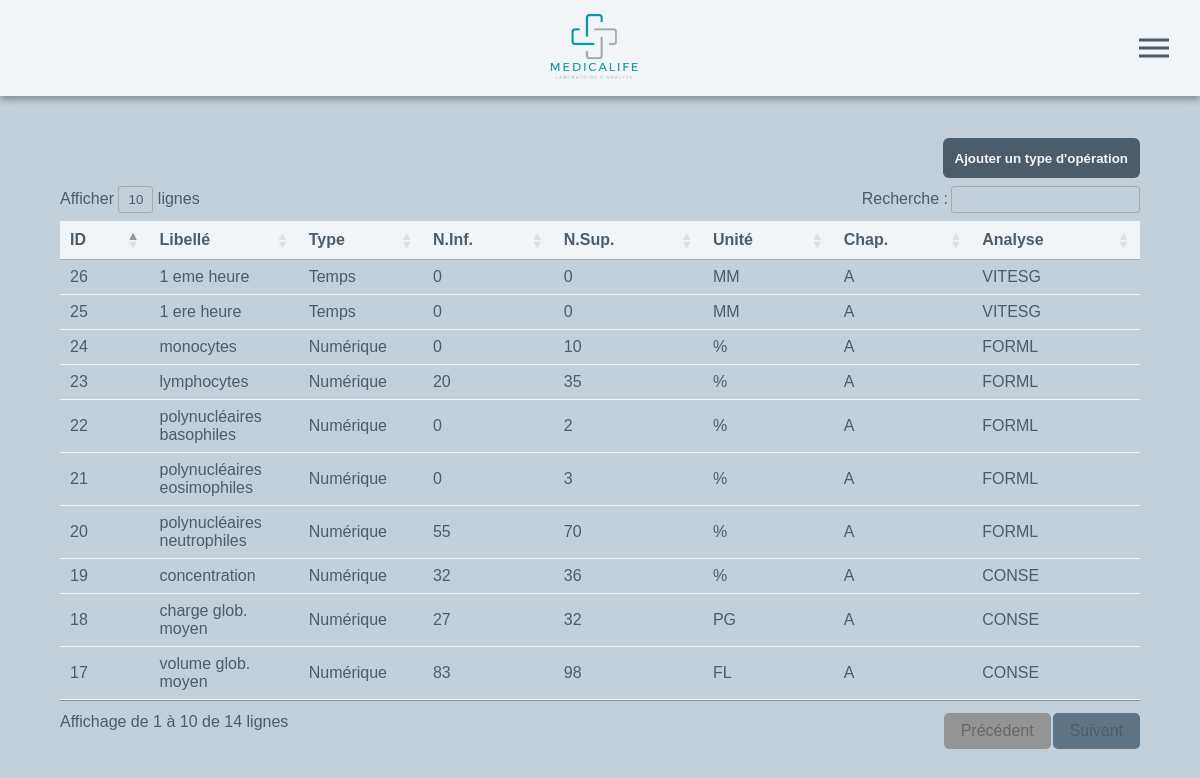
/gestionTypeOperation.php (signed in), run on the app's committed database.
### tables this page shows
CREATE TABLE `operation` (
  `NoOperation` int(11) NOT NULL,
  `LibelleOpe` varchar(50) DEFAULT NULL,
  `TypeResultat` char(10) DEFAULT NULL,
  `NormeInf` decimal(12,2) DEFAULT NULL,
  `NormeSup` decimal(12,2) DEFAULT NULL,
  `Unite` char(10) DEFAULT NULL,
  `Lettre` char(1) NOT NULL,
  `CodeAnalyse` char(10) NOT NULL
);

### Classes/MaBD.php (called while the page is built)
<?php
class MaBD {
   static private $pdo = null;
   static function getInstance(): PDO {
      if (self::$pdo == null) {
         $dsn = "mysql:host=localhost;dbname=chahboum;charset=utf8";
         self::$pdo = new PDO($dsn, "chahboum", "chahboum");
      }
      return self::$pdo;
   }
}

### Classes/DAO.php (called while the page is built, shortened)
<?php
abstract class DAO {
    public function __construct(PDO $connector) { $this->pdo = $connector; }
}

### Classes/OperationDAO.php (called while the page is built, shortened)
<?php
class OperationDAO extends DAO {
    public function getAll(): array {
        $res = array();
        $stmt = $this->pdo->query("SELECT * FROM operation join analyses using(CodeAnalyse)");
        foreach ($stmt->fetchAll(PDO::FETCH_ASSOC) as $row)
            $res[] = new Operation($row['NoOperation'], $row['LibelleOpe'], $row['TypeResultat'], $row['NormeInf'], $row['NormeSup'], $row['Unite'], $row['Lettre'], $row['CodeAnalyse'], $row['LibelleAnalyse']);
        return $res;
    }
}

### function.php (called while the page is built, shortened)
<?php
    function typeResultat($type): string{
        if ($type == "text"){
            return "Texte";
        } elseif ($type == "time"){
            return "Temps";
        } else {
            return "Numérique";
        }
    }

### gestionTypeOperation.php (the view, shortened to what this page needs)
<?php
    $OperationDAO = new OperationDAO(MaBD::getInstance());
?>
<!DOCTYPE html>
<html lang="fr">
<head>
    <link rel="stylesheet" type="text/css" href="Media/css/style.css">
    <link rel="stylesheet" type="text/css" href="Media/css/table.css">
    <link rel="stylesheet" type="text/css" href="Media/css/gestionTypeOperation.css">
</head>
<body>
    <header>
        <section class="sec_logo" onclick="window.location.href='index.php'">
            <img src="Media/img/logo.png" alt="logo">
        </section>
        <div class="hamburger">
            <div class="line1"></div>
            <div class="line2"></div>
            <div class="line3"></div>
        </div>
    </header>
    <main>
        <form action="" method="POST" class="action" id="action">
            <?php if(isset($openSlider)):?>
            <button type="submit" id="button_add" class="sign2">Annuler</button>
            <?php else: ?>
            <button type="submit" id="button_add" name="add_btn" class="sign2">Ajouter un type d'opération</button>
            <?php endif ?>
        </form>
        <div class="all_info_tab">
            <form method="POST" action="" id="table" class="table">
                <table id="example" class="dataTable">
                    <thead>
                        <tr>
                            <th>ID</th>
                            <th>Libellé</th>
                            <th>Type</th>
                            <th>N.Inf.</th>
                            <th>N.Sup.</th>
                            <th>Unité</th>
                            <th>Chap.</th>
                            <th>Analyse</th>
                        </tr>
                    </thead>
                    <tbody>
                        <?php foreach($OperationDAO->getAll() as $operation): ?>
                        <tr id="ligne_<?= $operation->NoOperation ?>" onclick="ouvrirProfile('<?= $operation->NoOperation ?>')">
                            <td data-label=ID><?= $operation->NoOperation ?></td>
                            <td data-label="Libelle de l'Opération"><?= $operation->LibelleOpe ?></td>
                            <td data-label="Type du résultat"><?= typeResultat($operation->TypeResultat) ?></td>
                            <td data-label="Norme inférieure"><?= $operation->NormeInf ?></td>
                            <td data-label="Norme supérieure"><?= $operation->NormeSup ?></td>
                            <td data-label="Unité"><?= $operation->Unite ?></td>
                            <td data-label=Chapitre><?= $operation->Lettre ?></td>
                            <td data-label="Type du analyse"><?= $operation->CodeAnalyse ?></td>
                        </tr>
                        <?php endforeach ?>
                    </tbody>
                </table>
            </form>
        </div>
    </main>
</body>
</html>

### Media/css/style.css (style rules this page uses)
:root { --couleur1: #4b5c6b; --couleur2: #5f7486; --couleur3: #c3cfd9; --couleur4: #f2f5f7; --couleur5: rgb(190, 186, 186); --couleur6: rgb(148, 148, 148); --couleur7: rgba(0, 0, 0, 0.278); --success: rgb(105, 201, 103); --error: rgb(201, 118, 103); --taille-police: 16px; }
* { margin: 0; padding: 0; font-family: Arial, Helvetica, sans-serif; box-sizing: border-box; }
html { height: 100%; }
body { height: 100%; display: block; background-color: var(--couleur3); }
main { height: 88vh; width: 100%; padding: 1% 5vw; display: flex; justify-content: center; flex-direction: column; overflow: auto; gap: 1vh; }
.all_info_tab { height: 84%; display: flex; justify-content: center; align-items: center; }
header { height: 12vh; background-color: var(--couleur4); box-shadow: 0px 4px 6px rgba(0, 0, 0, 0.3); display: flex; justify-content: space-between; padding: 0 2vw; }
.sec_logo { display: flex; align-items: center; justify-content: center; cursor: pointer; }
.sec_logo img { height: 80%; width: auto; margin-right: 1vw; }
.hamburger div { width: 30px; height: 3px; background: var(--couleur1); margin: 5px; transition: all 0.3s ease; }
.hamburger { display: none; position: absolute; margin: 6vh 0; right: 2vw; transition: all 400ms linear; }
.sign2 { display: flex; align-items: center; justify-content: center; width: 90%; background-color: var(--couleur1); padding: 0.75rem; text-align: center; border: none; border-radius: 0.375rem; font-weight: 600; cursor: pointer; color: var(--couleur4); transition: all .3s; margin: 1vh 0 0 .5vw; }
.action { height: 5vh; display: flex; justify-content: flex-end; }
.action .sign2 { width: auto; padding-left: 0.75rem; margin: 0 0 0 1vh; }
@media screen and (max-width: 1280px) { header { justify-content: center; } }
@media screen and (max-width: 1280px) { .hamburger { display: block; cursor: pointer; transform: translate(-5%, -50%); z-index: 200; } }

### data on the page
operation: NoOperation "17", LibelleOpe "volume glob. moyen", TypeResultat "Numérique", NormeInf "83", NormeSup "98", Unite "FL", Lettre "A", CodeAnalyse "CONSE"
operation: NoOperation "18", LibelleOpe "charge glob. moyen", TypeResultat "Numérique", NormeInf "27", NormeSup "32", Unite "PG", Lettre "A", CodeAnalyse "CONSE"
operation: NoOperation "19", LibelleOpe "concentration", TypeResultat "Numérique", NormeInf "32", NormeSup "36", Unite "%", Lettre "A", CodeAnalyse "CONSE"
operation: NoOperation "20", LibelleOpe "polynucléaires neutrophiles", TypeResultat "Numérique", NormeInf "55", NormeSup "70", Unite "%", Lettre "A", CodeAnalyse "FORML"
operation: NoOperation "21", LibelleOpe "polynucléaires eosimophiles", TypeResultat "Numérique", NormeInf "0", NormeSup "3", Unite "%", Lettre "A", CodeAnalyse "FORML"
operation: NoOperation "22", LibelleOpe "polynucléaires basophiles", TypeResultat "Numérique", NormeInf "0", NormeSup "2", Unite "%", Lettre "A", CodeAnalyse "FORML"
operation: NoOperation "23", LibelleOpe "lymphocytes", TypeResultat "Numérique", NormeInf "20", NormeSup "35", Unite "%", Lettre "A", CodeAnalyse "FORML"
operation: NoOperation "24", LibelleOpe "monocytes", TypeResultat "Numérique", NormeInf "0", NormeSup "10", Unite "%", Lettre "A", CodeAnalyse "FORML"
operation: NoOperation "25", LibelleOpe "1 ere heure", TypeResultat "Temps", NormeInf "0", NormeSup "0", Unite "MM", Lettre "A", CodeAnalyse "VITESG"
operation: NoOperation "26", LibelleOpe "1 eme heure", TypeResultat "Temps", NormeInf "0", NormeSup "0", Unite "MM", Lettre "A", CodeAnalyse "VITESG"
